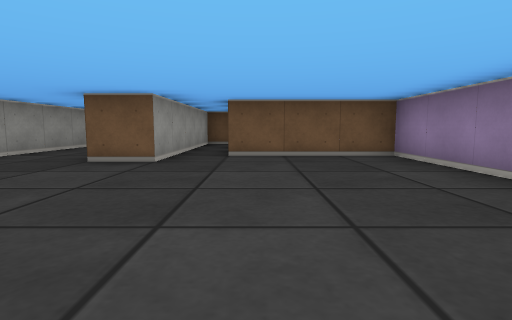
View 1 (above)

20 first-person views from a walk through a cub3D maze. The camera is about half as high as the walls, tilts 6° down and sees 80° across. The floor is counted in squares. Each view is taken from the middle of a square. On the plan, view 1 faces up. The plan holds only what a view shows up to about 9 squares ahead; the rest is blank. The place goes on beyond the plan.

View 2
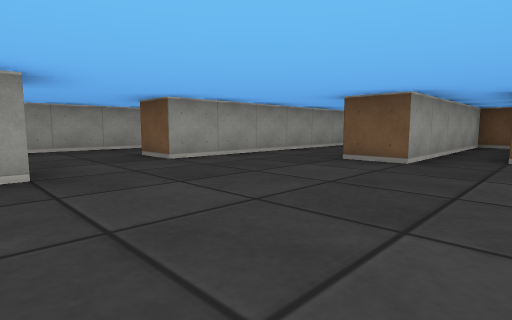

View 3
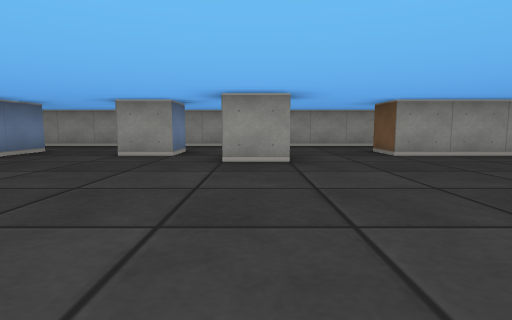

View 4
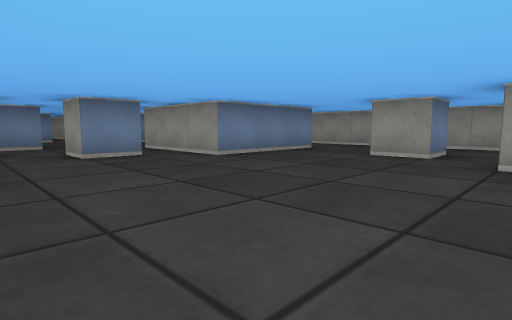

View 5
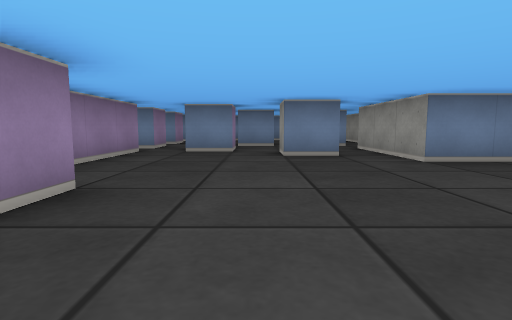

View 6
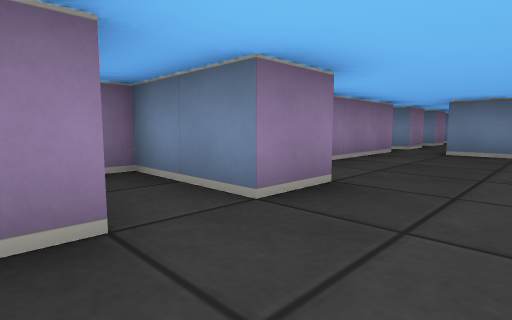

View 7
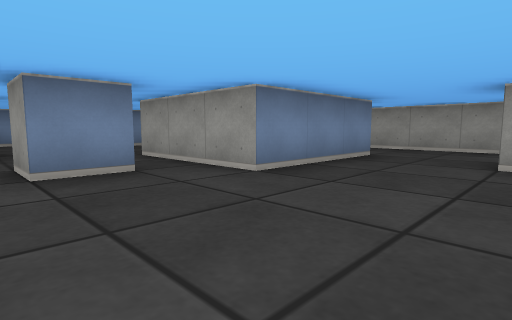

View 8
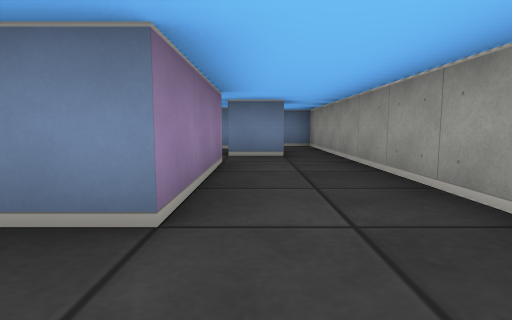

View 9
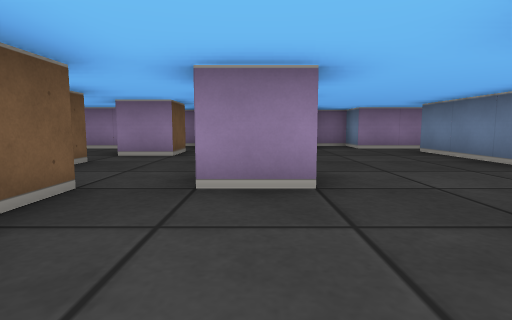

View 10
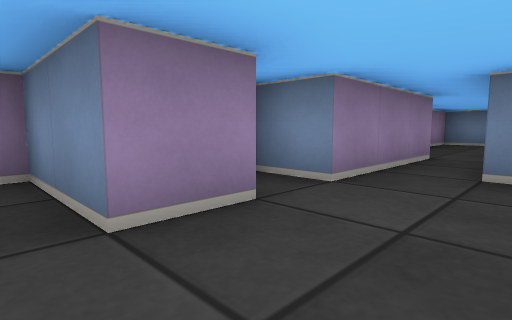

View 11
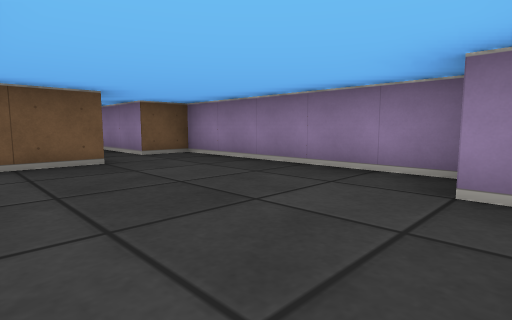

View 12
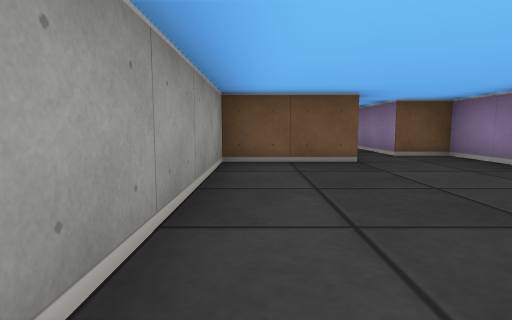

View 13
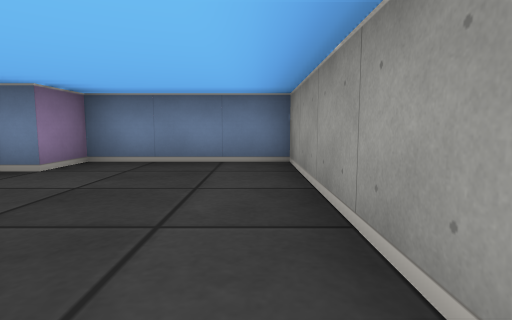

View 14
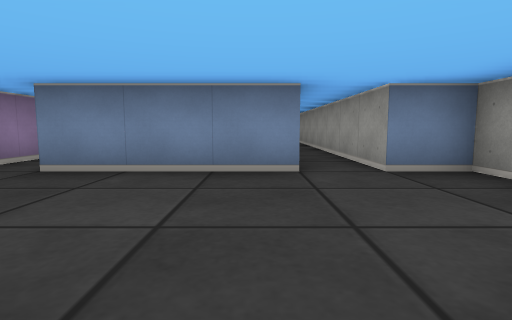

View 15
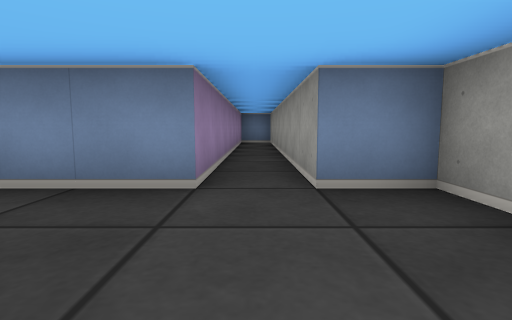

View 16
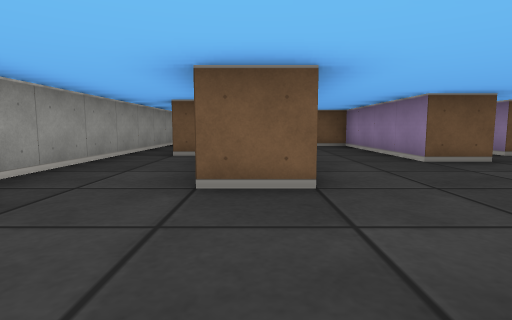

View 17
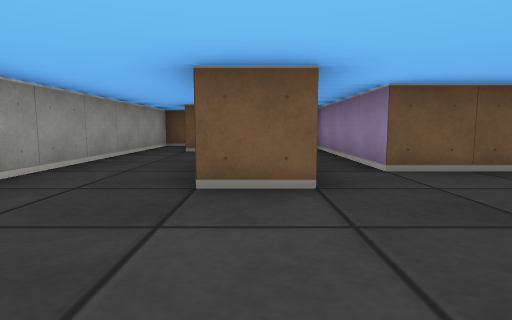

View 18
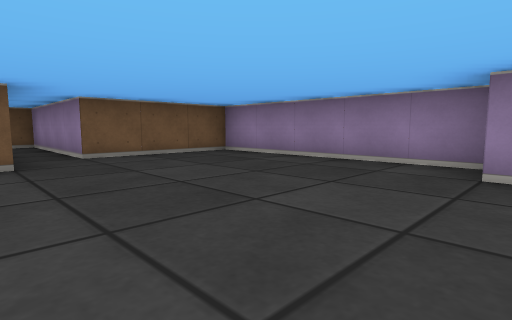

View 19
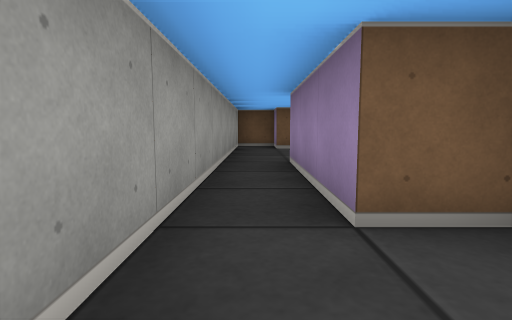

View 20
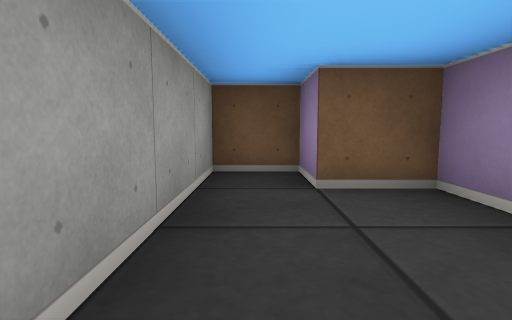

### Floor plan
Key: @ floor where view 1 was taken; # wall or solid block; . floor.
Columns run from 8 left of view 1 to 5 right of it. Each row starts with its distance up from view 1.
 13 ###
 12 #.##
 11 #..##
 10 #..#. ###
  9 #..#.##.#
  8 #.##..#.#
  7 #.##..#.#
  6 #.##..#.####
  5 #..#..#....#
  4 #..#.......#
  3 #..#.......#
  2 #..........#
  1 #..........#
  0 #  .#...@.##
 -1 #...........#
 -2 #..#......###
 -3 #..........#
 -4 #..........#
 -5 #..###.....#
 -6 #..###.#...##
 -7 #..###...#..#
 -8 #..........##
 -9 #.#...#.#....#
-10 #. ........###
-11 #. ##.......#
-12 ##  #......##
-13     ##.###.##
-14      #.###.##
-15      #.###..#
-16      #.#....#
-17      #.#....#
-18      #.#....#
-19      #.#....#
-20        #...##
-21        #####

Positions as (right, up) in squares from view 1, and headings:
1: (0, 0), facing up
2: (0, 0), facing up-left
3: (1, 0), facing left
4: (1, 0), facing down-left
5: (0, 0), facing down
6: (0, 0), facing down-right
7: (0, -2), facing down-left
8: (-6, -3), facing down
9: (-5, -9), facing right
10: (1, -9), facing down-right
11: (0, -20), facing up-right
12: (0, -20), facing up
13: (0, -16), facing down
14: (-1, -9), facing down
15: (-2, -10), facing down
16: (-5, 0), facing up
17: (-2, 2), facing up
18: (-2, 0), facing up-right
19: (-7, 4), facing up
20: (-7, 9), facing up
